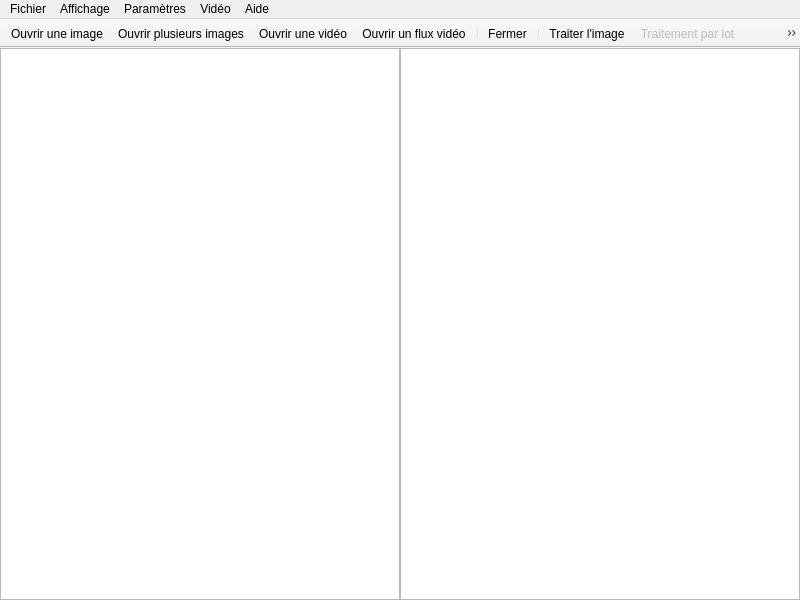
<?xml version="1.0" encoding="UTF-8"?>
<ui version="4.0">
 <class>MainWindow</class>
 <widget class="QMainWindow" name="MainWindow">
  <property name="windowModality">
   <enum>Qt::ApplicationModal</enum>
  </property>
  <property name="geometry">
   <rect>
    <x>0</x>
    <y>0</y>
    <width>800</width>
    <height>600</height>
   </rect>
  </property>
  <property name="sizePolicy">
   <sizepolicy hsizetype="Expanding" vsizetype="Expanding">
    <horstretch>0</horstretch>
    <verstretch>0</verstretch>
   </sizepolicy>
  </property>
  <property name="baseSize">
   <size>
    <width>640</width>
    <height>480</height>
   </size>
  </property>
  <property name="contextMenuPolicy">
   <enum>Qt::NoContextMenu</enum>
  </property>
  <property name="windowTitle">
   <string>Institut Pascal</string>
  </property>
  <property name="windowIcon">
   <iconset resource="toolbar.qrc">
    <normaloff>:/images/image-saturation-up.png</normaloff>:/images/image-saturation-up.png</iconset>
  </property>
  <widget class="QWidget" name="centralWidget">
   <property name="sizePolicy">
    <sizepolicy hsizetype="Expanding" vsizetype="Expanding">
     <horstretch>0</horstretch>
     <verstretch>0</verstretch>
    </sizepolicy>
   </property>
   <property name="autoFillBackground">
    <bool>false</bool>
   </property>
   <layout class="QHBoxLayout" name="imageViewLayout">
    <property name="spacing">
     <number>0</number>
    </property>
    <property name="margin">
     <number>0</number>
    </property>
    <item>
     <widget class="CustomGraphicsView" name="imageView">
      <property name="sizePolicy">
       <sizepolicy hsizetype="Expanding" vsizetype="MinimumExpanding">
        <horstretch>1</horstretch>
        <verstretch>0</verstretch>
       </sizepolicy>
      </property>
      <property name="renderHints">
       <set>QPainter::NonCosmeticDefaultPen</set>
      </property>
      <property name="dragMode">
       <enum>QGraphicsView::ScrollHandDrag</enum>
      </property>
      <property name="cacheMode">
       <set>QGraphicsView::CacheBackground</set>
      </property>
      <property name="viewportUpdateMode">
       <enum>QGraphicsView::BoundingRectViewportUpdate</enum>
      </property>
      <property name="rubberBandSelectionMode">
       <enum>Qt::ContainsItemShape</enum>
      </property>
      <property name="optimizationFlags">
       <set>QGraphicsView::DontAdjustForAntialiasing</set>
      </property>
     </widget>
    </item>
    <item>
     <widget class="CustomGraphicsView" name="secondImage">
      <property name="sizePolicy">
       <sizepolicy hsizetype="Expanding" vsizetype="MinimumExpanding">
        <horstretch>1</horstretch>
        <verstretch>0</verstretch>
       </sizepolicy>
      </property>
      <property name="dragMode">
       <enum>QGraphicsView::ScrollHandDrag</enum>
      </property>
      <property name="cacheMode">
       <set>QGraphicsView::CacheBackground</set>
      </property>
      <property name="optimizationFlags">
       <set>QGraphicsView::DontAdjustForAntialiasing</set>
      </property>
     </widget>
    </item>
   </layout>
  </widget>
  <widget class="QMenuBar" name="menuBar">
   <property name="geometry">
    <rect>
     <x>0</x>
     <y>0</y>
     <width>800</width>
     <height>21</height>
    </rect>
   </property>
   <property name="contextMenuPolicy">
    <enum>Qt::NoContextMenu</enum>
   </property>
   <widget class="QMenu" name="menuAffichage">
    <property name="title">
     <string>Affichage</string>
    </property>
    <addaction name="zoomInAct"/>
    <addaction name="zoomOutAct"/>
    <addaction name="normalSizeAct"/>
    <addaction name="fitToWindowAct"/>
    <addaction name="processAct"/>
    <addaction name="processStreamAct"/>
   </widget>
   <widget class="QMenu" name="menuFichier">
    <property name="title">
     <string>Fichier</string>
    </property>
    <addaction name="imageOpenAct"/>
    <addaction name="imagesOpenAct"/>
    <addaction name="videoOpenAct"/>
    <addaction name="webcamOpenAct"/>
    <addaction name="separator"/>
    <addaction name="closeAct"/>
    <addaction name="separator"/>
    <addaction name="exitAct"/>
   </widget>
   <widget class="QMenu" name="menuParam_tres">
    <property name="title">
     <string>Paramètres</string>
    </property>
    <addaction name="showParameterAct"/>
    <addaction name="scaleAct"/>
    <addaction name="createFilterAct"/>
   </widget>
   <widget class="QMenu" name="menuVideo">
    <property name="title">
     <string>Vidéo</string>
    </property>
    <addaction name="playAct"/>
    <addaction name="pauseAct"/>
    <addaction name="fastAct"/>
    <addaction name="backBegin"/>
    <addaction name="extractAct"/>
   </widget>
   <widget class="QMenu" name="menuA_Propos">
    <property name="title">
     <string>Aide</string>
    </property>
    <addaction name="indexAct"/>
    <addaction name="aboutAct"/>
   </widget>
   <addaction name="menuFichier"/>
   <addaction name="menuAffichage"/>
   <addaction name="menuParam_tres"/>
   <addaction name="menuVideo"/>
   <addaction name="menuA_Propos"/>
  </widget>
  <widget class="QToolBar" name="toolBar">
   <property name="enabled">
    <bool>true</bool>
   </property>
   <property name="sizePolicy">
    <sizepolicy hsizetype="Preferred" vsizetype="Fixed">
     <horstretch>0</horstretch>
     <verstretch>0</verstretch>
    </sizepolicy>
   </property>
   <property name="minimumSize">
    <size>
     <width>0</width>
     <height>0</height>
    </size>
   </property>
   <property name="maximumSize">
    <size>
     <width>16777215</width>
     <height>32</height>
    </size>
   </property>
   <property name="focusPolicy">
    <enum>Qt::NoFocus</enum>
   </property>
   <property name="contextMenuPolicy">
    <enum>Qt::NoContextMenu</enum>
   </property>
   <property name="windowTitle">
    <string>toolBar</string>
   </property>
   <property name="movable">
    <bool>false</bool>
   </property>
   <property name="iconSize">
    <size>
     <width>18</width>
     <height>18</height>
    </size>
   </property>
   <property name="floatable">
    <bool>false</bool>
   </property>
   <attribute name="toolBarArea">
    <enum>TopToolBarArea</enum>
   </attribute>
   <attribute name="toolBarBreak">
    <bool>false</bool>
   </attribute>
   <addaction name="imageOpenAct"/>
   <addaction name="imagesOpenAct"/>
   <addaction name="videoOpenAct"/>
   <addaction name="webcamOpenAct"/>
   <addaction name="separator"/>
   <addaction name="closeAct"/>
   <addaction name="separator"/>
   <addaction name="processAct"/>
   <addaction name="processBatchAct"/>
   <addaction name="processStreamAct"/>
   <addaction name="separator"/>
   <addaction name="handAct"/>
   <addaction name="selectionAct"/>
   <addaction name="manualSelectionAct"/>
   <addaction name="separator"/>
   <addaction name="zoomInAct"/>
   <addaction name="zoomOutAct"/>
   <addaction name="separator"/>
   <addaction name="createFilterAct"/>
   <addaction name="extractAct"/>
   <addaction name="separator"/>
   <addaction name="backBegin"/>
   <addaction name="playAct"/>
   <addaction name="pauseAct"/>
   <addaction name="fastAct"/>
   <addaction name="previousAct"/>
   <addaction name="nextAct"/>
   <addaction name="separator"/>
  </widget>
  <action name="imageOpenAct">
   <property name="icon">
    <iconset resource="toolbar.qrc">
     <normaloff>:/images/folder-open-slide.png</normaloff>:/images/folder-open-slide.png</iconset>
   </property>
   <property name="text">
    <string>Ouvrir une image...</string>
   </property>
   <property name="shortcut">
    <string>Ctrl+O</string>
   </property>
  </action>
  <action name="exitAct">
   <property name="icon">
    <iconset resource="toolbar.qrc">
     <normaloff>:/images/control-power.png</normaloff>:/images/control-power.png</iconset>
   </property>
   <property name="text">
    <string>Quitter</string>
   </property>
   <property name="shortcut">
    <string>Ctrl+Q</string>
   </property>
  </action>
  <action name="normalSizeAct">
   <property name="icon">
    <iconset resource="toolbar.qrc">
     <normaloff>:/images/magnifier-zoom-fit.png</normaloff>:/images/magnifier-zoom-fit.png</iconset>
   </property>
   <property name="text">
    <string>Taille normale</string>
   </property>
   <property name="shortcut">
    <string>Ctrl+N</string>
   </property>
  </action>
  <action name="zoomInAct">
   <property name="icon">
    <iconset resource="toolbar.qrc">
     <normaloff>:/images/magnifier-zoom-in.png</normaloff>:/images/magnifier-zoom-in.png</iconset>
   </property>
   <property name="text">
    <string>Zoom +</string>
   </property>
   <property name="shortcut">
    <string>Ctrl+=</string>
   </property>
  </action>
  <action name="zoomOutAct">
   <property name="icon">
    <iconset resource="toolbar.qrc">
     <normaloff>:/images/magnifier-zoom-out.png</normaloff>:/images/magnifier-zoom-out.png</iconset>
   </property>
   <property name="text">
    <string>Zoom -</string>
   </property>
   <property name="shortcut">
    <string>Ctrl+)</string>
   </property>
  </action>
  <action name="fitToWindowAct">
   <property name="checkable">
    <bool>true</bool>
   </property>
   <property name="checked">
    <bool>false</bool>
   </property>
   <property name="icon">
    <iconset resource="toolbar.qrc">
     <normaloff>:/images/image-resize.png</normaloff>:/images/image-resize.png</iconset>
   </property>
   <property name="text">
    <string>Taille de la fenêtre</string>
   </property>
   <property name="shortcut">
    <string>Ctrl+F</string>
   </property>
  </action>
  <action name="processAct">
   <property name="icon">
    <iconset resource="toolbar.qrc">
     <normaloff>:/images/monitor--pencil.png</normaloff>:/images/monitor--pencil.png</iconset>
   </property>
   <property name="text">
    <string>Traiter l'image</string>
   </property>
   <property name="toolTip">
    <string>Traiter l'image</string>
   </property>
   <property name="shortcut">
    <string>Ctrl+D</string>
   </property>
  </action>
  <action name="videoOpenAct">
   <property name="icon">
    <iconset resource="toolbar.qrc">
     <normaloff>:/images/folder-open-film.png</normaloff>:/images/folder-open-film.png</iconset>
   </property>
   <property name="text">
    <string>Ouvrir une vidéo...</string>
   </property>
   <property name="shortcut">
    <string>Ctrl+V</string>
   </property>
  </action>
  <action name="webcamOpenAct">
   <property name="icon">
    <iconset resource="toolbar.qrc">
     <normaloff>:/images/webcam.png</normaloff>:/images/webcam.png</iconset>
   </property>
   <property name="text">
    <string>Ouvrir un flux vidéo...</string>
   </property>
   <property name="shortcut">
    <string>Ctrl+W</string>
   </property>
  </action>
  <action name="processBatchAct">
   <property name="enabled">
    <bool>false</bool>
   </property>
   <property name="icon">
    <iconset resource="toolbar.qrc">
     <normaloff>:/images/monitor-window-3d.png</normaloff>:/images/monitor-window-3d.png</iconset>
   </property>
   <property name="text">
    <string>Traitement par lot...</string>
   </property>
   <property name="toolTip">
    <string>Traitement par lot</string>
   </property>
   <property name="shortcut">
    <string>Ctrl+D</string>
   </property>
   <property name="visible">
    <bool>false</bool>
   </property>
  </action>
  <action name="closeAct">
   <property name="icon">
    <iconset resource="toolbar.qrc">
     <normaloff>:/images/cross.png</normaloff>:/images/cross.png</iconset>
   </property>
   <property name="text">
    <string>Fermer</string>
   </property>
   <property name="shortcut">
    <string>Ctrl+X</string>
   </property>
  </action>
  <action name="fastAct">
   <property name="checkable">
    <bool>true</bool>
   </property>
   <property name="icon">
    <iconset resource="toolbar.qrc">
     <normaloff>:/images/control-double.png</normaloff>:/images/control-double.png</iconset>
   </property>
   <property name="text">
    <string>Avance Rapide</string>
   </property>
   <property name="toolTip">
    <string>Avance Rapide</string>
   </property>
  </action>
  <action name="playAct">
   <property name="icon">
    <iconset resource="toolbar.qrc">
     <normaloff>:/images/control.png</normaloff>:/images/control.png</iconset>
   </property>
   <property name="text">
    <string>Lecture</string>
   </property>
   <property name="toolTip">
    <string>Lecture</string>
   </property>
  </action>
  <action name="pauseAct">
   <property name="icon">
    <iconset resource="toolbar.qrc">
     <normaloff>:/images/control-pause.png</normaloff>:/images/control-pause.png</iconset>
   </property>
   <property name="text">
    <string>Pause</string>
   </property>
   <property name="toolTip">
    <string>Pause</string>
   </property>
  </action>
  <action name="showParameterAct">
   <property name="checkable">
    <bool>true</bool>
   </property>
   <property name="checked">
    <bool>false</bool>
   </property>
   <property name="icon">
    <iconset resource="toolbar.qrc">
     <normaloff>:/images/wrench.png</normaloff>:/images/wrench.png</iconset>
   </property>
   <property name="text">
    <string>Paramètre de détection des cercles</string>
   </property>
  </action>
  <action name="selectionAct">
   <property name="checkable">
    <bool>true</bool>
   </property>
   <property name="icon">
    <iconset resource="toolbar.qrc">
     <normaloff>:/images/selection.png</normaloff>:/images/selection.png</iconset>
   </property>
   <property name="text">
    <string>Faire une zone de sélection</string>
   </property>
   <property name="toolTip">
    <string>Faire une zone de sélection</string>
   </property>
  </action>
  <action name="scaleAct">
   <property name="icon">
    <iconset resource="toolbar.qrc">
     <normaloff>:/images/arrow-resize-045.png</normaloff>:/images/arrow-resize-045.png</iconset>
   </property>
   <property name="text">
    <string>Définir l'échelle</string>
   </property>
  </action>
  <action name="handAct">
   <property name="checkable">
    <bool>true</bool>
   </property>
   <property name="checked">
    <bool>true</bool>
   </property>
   <property name="icon">
    <iconset resource="toolbar.qrc">
     <normaloff>:/images/hand.png</normaloff>:/images/hand.png</iconset>
   </property>
   <property name="text">
    <string>Deplacement dans l'image</string>
   </property>
   <property name="toolTip">
    <string>Deplacement dans l'image</string>
   </property>
  </action>
  <action name="manualSelectionAct">
   <property name="checkable">
    <bool>true</bool>
   </property>
   <property name="icon">
    <iconset resource="toolbar.qrc">
     <normaloff>:/images/cursor.png</normaloff>:/images/cursor.png</iconset>
   </property>
   <property name="text">
    <string>Selection Manuelle</string>
   </property>
   <property name="toolTip">
    <string>Selection Manuelle</string>
   </property>
  </action>
  <action name="processStreamAct">
   <property name="checkable">
    <bool>true</bool>
   </property>
   <property name="enabled">
    <bool>true</bool>
   </property>
   <property name="icon">
    <iconset resource="toolbar.qrc">
     <normaloff>:/images/webcam--arrow.png</normaloff>:/images/webcam--arrow.png</iconset>
   </property>
   <property name="text">
    <string>Traiter flux</string>
   </property>
   <property name="toolTip">
    <string>Traiter flux</string>
   </property>
  </action>
  <action name="indexAct">
   <property name="icon">
    <iconset resource="toolbar.qrc">
     <normaloff>:/images/books-brown.png</normaloff>:/images/books-brown.png</iconset>
   </property>
   <property name="text">
    <string>Index</string>
   </property>
  </action>
  <action name="aboutAct">
   <property name="icon">
    <iconset resource="toolbar.qrc">
     <normaloff>:/images/question.png</normaloff>:/images/question.png</iconset>
   </property>
   <property name="text">
    <string>A Propos</string>
   </property>
  </action>
  <action name="imagesOpenAct">
   <property name="icon">
    <iconset resource="toolbar.qrc">
     <normaloff>:/images/folder-open-image.png</normaloff>:/images/folder-open-image.png</iconset>
   </property>
   <property name="text">
    <string>Ouvrir plusieurs images...</string>
   </property>
   <property name="toolTip">
    <string>Ouvrir plusieurs images</string>
   </property>
   <property name="shortcut">
    <string>Ctrl+Shift+O</string>
   </property>
  </action>
  <action name="nextAct">
   <property name="icon">
    <iconset resource="toolbar.qrc">
     <normaloff>:/images/arrow.png</normaloff>:/images/arrow.png</iconset>
   </property>
   <property name="text">
    <string>Image Suivante</string>
   </property>
   <property name="toolTip">
    <string>Image Suivante</string>
   </property>
   <property name="visible">
    <bool>false</bool>
   </property>
  </action>
  <action name="previousAct">
   <property name="icon">
    <iconset resource="toolbar.qrc">
     <normaloff>:/images/arrow-180.png</normaloff>:/images/arrow-180.png</iconset>
   </property>
   <property name="text">
    <string>Image Précédente</string>
   </property>
   <property name="toolTip">
    <string>Image Précédente</string>
   </property>
   <property name="visible">
    <bool>false</bool>
   </property>
  </action>
  <action name="extractAct">
   <property name="icon">
    <iconset resource="toolbar.qrc">
     <normaloff>:/images/disk-return-black.png</normaloff>:/images/disk-return-black.png</iconset>
   </property>
   <property name="text">
    <string>Sauvegarder</string>
   </property>
   <property name="toolTip">
    <string>Sauvegarder</string>
   </property>
  </action>
  <action name="backBegin">
   <property name="enabled">
    <bool>true</bool>
   </property>
   <property name="icon">
    <iconset resource="toolbar.qrc">
     <normaloff>:/images/arrow-180.png</normaloff>:/images/arrow-180.png</iconset>
   </property>
   <property name="text">
    <string>Retour au début</string>
   </property>
  </action>
  <action name="createFilterAct">
   <property name="icon">
    <iconset resource="toolbar.qrc">
     <normaloff>:/images/ui-list-box.png</normaloff>:/images/ui-list-box.png</iconset>
   </property>
   <property name="text">
    <string>Personnalisez votre filtre ...</string>
   </property>
  </action>
 </widget>
 <customwidgets>
  <customwidget>
   <class>CustomGraphicsView</class>
   <extends>QGraphicsView</extends>
   <header>customgraphicsview.h</header>
  </customwidget>
 </customwidgets>
 <resources>
  <include location="toolbar.qrc"/>
 </resources>
 <connections/>
</ui>
